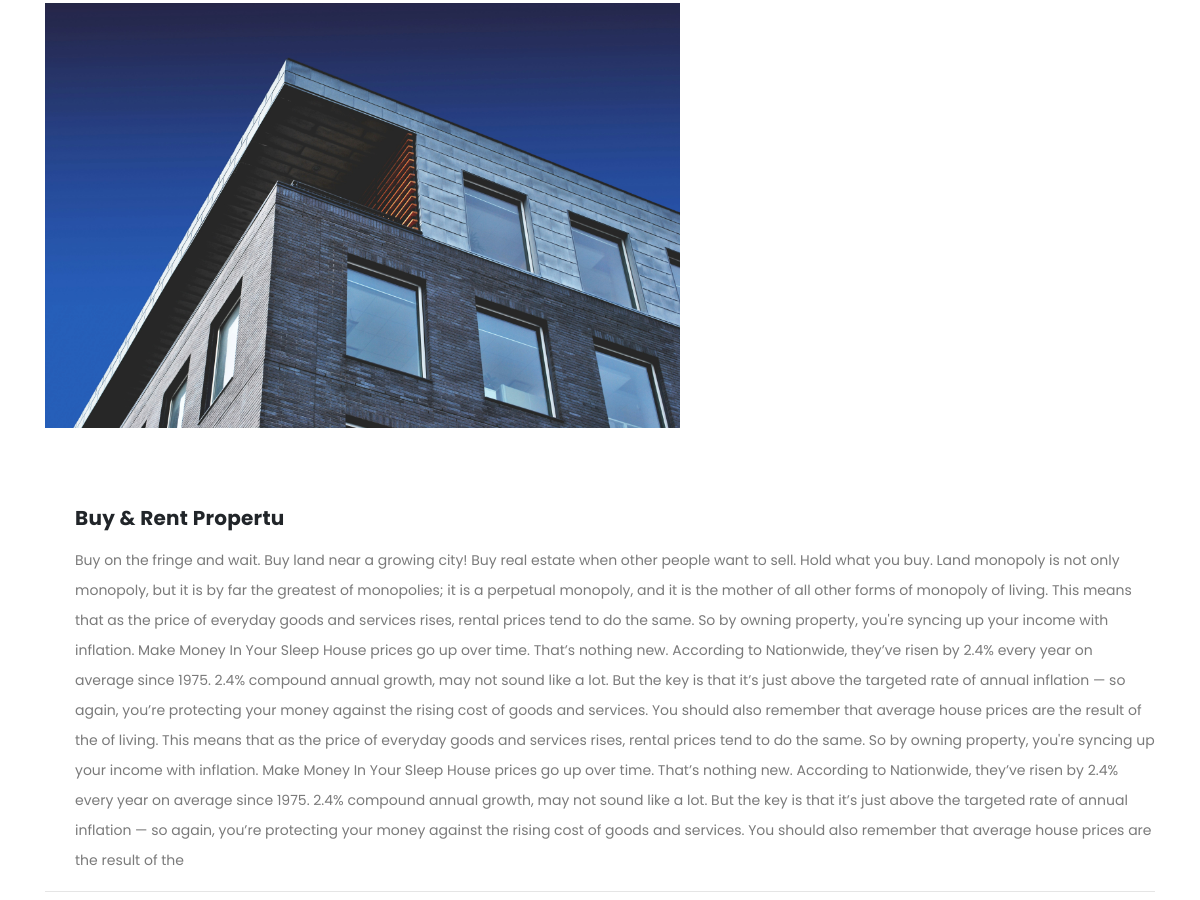
Before: /article/5/ (middle part) with the older database file.
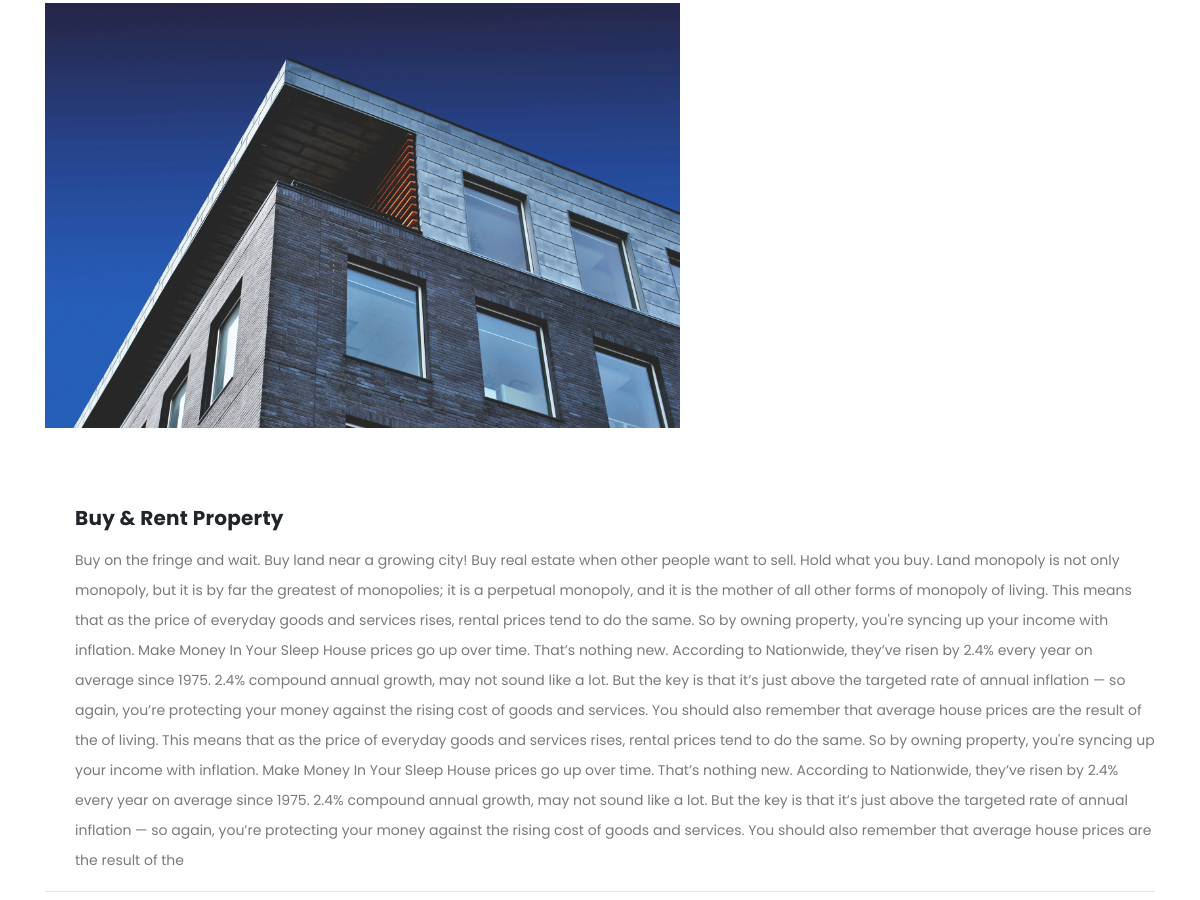
After: the same page with the newer database file.
### josepdam/models.py (models this page shows, shortened)
class ConstructionPost(models.Model):
    title = models.CharField(max_length=255, blank=True, null=True)
    description = models.TextField()
    slug = models.SlugField (max_length=255)
    img = models.ImageField ( upload_to= 'image/')
    publish_date = models.DateTimeField (auto_now_add= True)
    author = models.ForeignKey(User, on_delete=models.CASCADE)
    price = models.IntegerField()
    location = models.CharField(max_length = 200,blank=True, null=True)
    likes = models.ManyToManyField(User, related_name='blog_posts')
    class Meta:
        ordering =['-publish_date']

### josepdam/views.py (the view, shortened to what this page needs)
# urls.py: path('article/<int:pk>/', ArticleDetailView.as_view(), name="detail"),
class ArticleDetailView(DetailView):
    model = ConstructionPost
    template_name = 'josep/article_detail.html'

### templates/josep/article_detail.html (shortened to what this page needs)
{% extends "base.html" %}
{% load static %}
{% block content%}
    <div class="services">
      <div class="container">
        <div class="row">
          <div class="col-md-7">
            <div>
              {% if object.img %}
              <img src="{{ object.img.url }}" alt="" class="img-fluid wc-image">
              {% endif %}
            </div> <br>
          </div>
        </div> <br>
        <div class="tabs-content" style="display: block;">
          <h4>{{ object.title }}</h4>
          <p>{{ object.description|truncatechars:9000 }}</p>
        </div> <hr>
        </div>
        <br>
        <br>
        <br>
      </div>
{% endblock %}

### templates/base.html (shortened to what this page needs)
{% load static %}
<html lang="en">
  <head>
    <link href="{% static 'vendor/bootstrap/css/bootstrap.min.css' %}" rel="stylesheet">
    <link rel="stylesheet" href="{% static 'assets/css/fontawesome.css' %}">
    <link rel="stylesheet" href="{% static 'assets/css/style.css' %}">
    <link rel="stylesheet" href="{% static 'assets/css/owl.css' %}">
  </head>
  <body>
    {% block content %}
    {% endblock %}
    </body>
  </html>

### static/assets/css/style.css (style rules this page uses)
body { font-family: 'Poppins', sans-serif; overflow-x: hidden; text-rendering: optimizeLegibility; -webkit-font-smoothing: antialiased; -moz-osx-font-smoothing: grayscale; }
p { margin-bottom: 0px; font-size: 14px; color: #666666; line-height: 30px; }
h1,h2,h3,h4,h5,h6 { margin: 0px; }
*, *:before, *:after { -webkit-box-sizing: border-box; box-sizing: border-box; -webkit-font-smoothing: antialiased; -moz-osx-font-smoothing: grayscale; }
.services { margin-top: 140px; }
.tabs-content { margin-left: 30px; text-align: left; display: inline-block; transition: all 0.3s; }
.tabs-content h4 { font-size: 20px; font-weight: 700; letter-spacing: 0.25px; margin-bottom: 15px; margin-top: 30px; }
.tabs-content p { font-size: 14px; color: #7a7a7a; margin-bottom: 0px; }

Changed rows visible on the page:
changed ConstructionPost: title "Buy & Rent Propertu" → "Buy & Rent Property"
